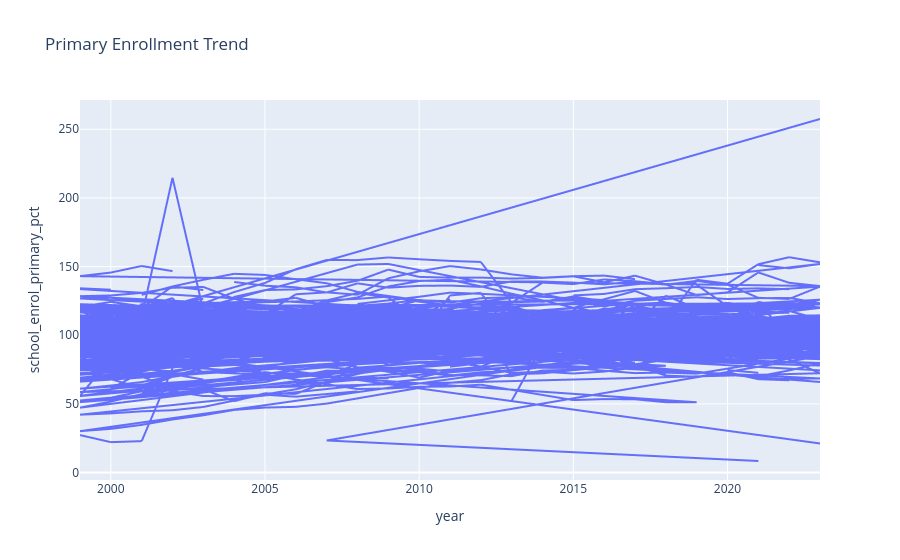

The notebook cell this image was saved under:
### Code cell
fig=px.line(df,x='year',y='school_enrol_primary_pct',title='Primary Enrollment Trend')
fig.show()

### Figure 1 — Plotly figure (JSON) as saved in the notebook; plotly's stock layout.template omitted (floating-point values rounded to 4 significant figures; data arrays with more than 128 entries replaced by an {"elided": "..."} marker saying what was removed)
{"data": [{"hovertemplate": "year=%{x}<br>school_enrol_primary_pct=%{y}<extra></extra>", "legendgroup": "", "line": {"color": "#636efa", "dash": "solid"}, "marker": {"symbol": "circle"}, "mode": "lines", "name": "", "showlegend": false, "type": "scattergl", "x": {"elided": "5892 int values"}, "xaxis": "x", "y": {"elided": "5892 float values"}, "yaxis": "y"}], "layout": {"legend": {"tracegroupgap": 0}, "title": {"text": "Primary Enrollment Trend"}, "xaxis": {"anchor": "y", "domain": [0, 1], "title": {"text": "year"}}, "yaxis": {"anchor": "x", "domain": [0, 1], "title": {"text": "school_enrol_primary_pct"}}}}
